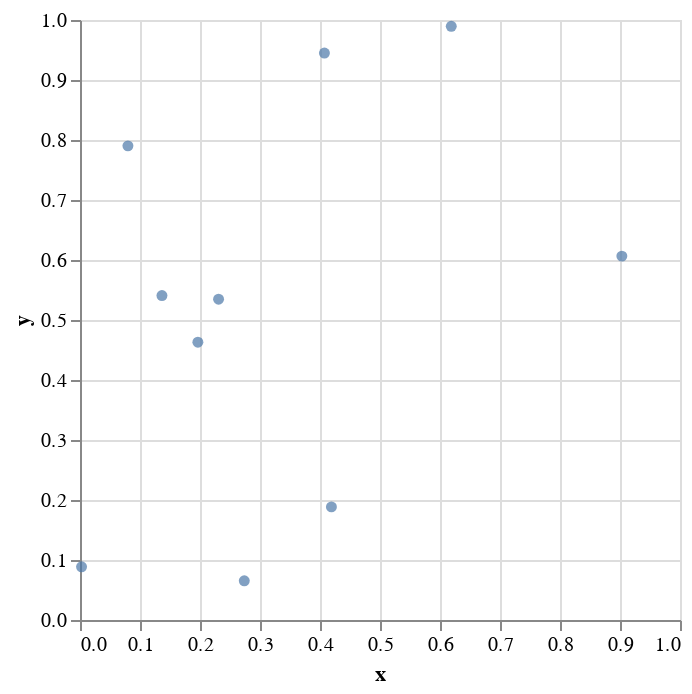

Notebook code for this chart:
### Code cell
scatterplot(rand(10),rand(10))

### Figure 1 — Vega-Lite specification as saved in the notebook (floating-point values rounded to 4 significant figures)
{"data": {"values": [{"x": 0.2309, "y": 0.5347}, {"x": 0.6188, "y": 0.9896}, {"x": 0.9031, "y": 0.6065}, {"x": 0.4074, "y": 0.9448}, {"x": 0.2738, "y": 0.06532}, {"x": 0.1965, "y": 0.463}, {"x": 0.419, "y": 0.1885}, {"x": 0.07987, "y": 0.7902}, {"x": 0.1366, "y": 0.5408}, {"x": 0.002575, "y": 0.0887}]}, "encoding": {"x": {"field": "x", "type": "quantitative"}, "y": {"field": "y", "type": "quantitative"}}, "mark": "circle"}
